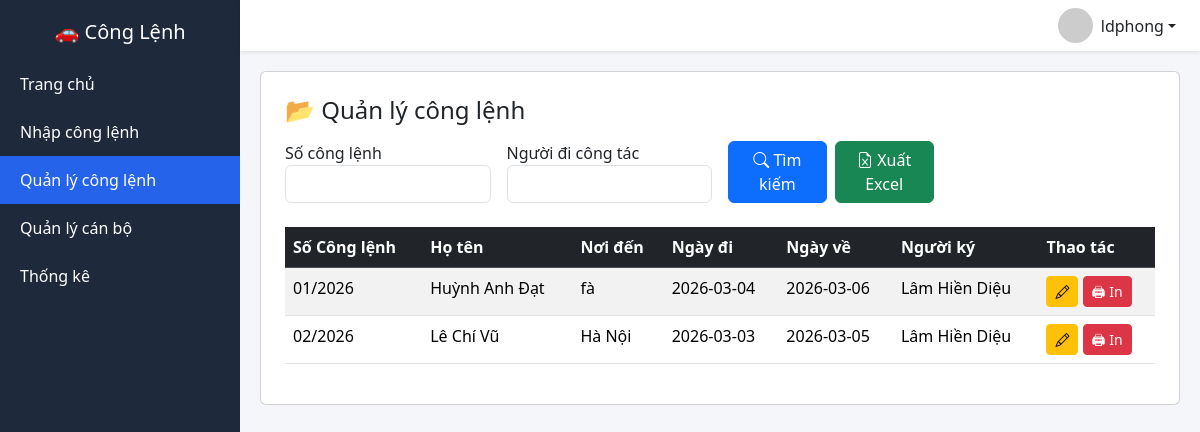
Page /danhsach (signed in) on the committed database.
### tables this page shows
CREATE TABLE conglenh(
       id INTEGER PRIMARY KEY AUTOINCREMENT,
       nam INTEGER,
       so_thu_tu INTEGER,
       so_cong_lenh TEXT UNIQUE,
       ho_ten TEXT,
       chuc_vu TEXT,
        noi_den TEXT,
       ngay_di TEXT,
       ngay_ve TEXT,
       ngay_ky TEXT,
       nguoi_ky TEXT,
      created_at TEXT,
      UNIQUE(nam, so_thu_tu)
   );

### app.py (the view)
@app.route("/danhsach")
def danhsach():
    if not login_required():
        return redirect("/login")
    if not check_role(["admin", "user"]):
        return "Không có quyền!"
    so = request.args.get("so", "").strip()
    ten = request.args.get("ten", "").strip()
    conn = sqlite3.connect(DB)
    conn.row_factory = sqlite3.Row
    c = conn.cursor()
    query = "SELECT * FROM conglenh WHERE 1=1"
    params = []
    if so:
        query += " AND LOWER(so_cong_lenh) LIKE LOWER(?)"
        params.append(f"%{so}%")
    if ten:
        query += " AND LOWER(ho_ten) LIKE LOWER(?)"
        params.append(f"%{ten}%")
    query += " ORDER BY id ASC"
    c.execute(query, params)
    data = c.fetchall()
    conn.close()
    return render_template("danhsach.html", data=data)

### app.py (called while the page is built)
def login_required():
    return "user" in session

def check_role(roles):
    return session.get("role") in roles

@app.before_request
def require_login():
    allowed_routes = [
        "login",
        "static",
        "api_nguoidicongtac",
        "api_nguoiky"
    ]
    if request.endpoint is None:
        return
    if request.endpoint not in allowed_routes and "user" not in session:
        return redirect("/login")

### templates/danhsach.html
{% extends "layout.html" %}
{% block content %}
<div class="card p-4 card-dashboard">
<h4 class="mb-3">📂 Quản lý công lệnh</h4>
<form method="get" class="row g-3 mb-4">
    <div class="col-md-3">
        <label>Số công lệnh</label>
        <input name="so"
               value="{{ request.args.get('so','') }}"
               class="form-control">
    </div>
    <div class="col-md-3">
        <label>Người đi công tác</label>
        <input name="ten"
               value="{{ request.args.get('ten','') }}"
               class="form-control">
    </div>
    <div class="col-md-3 d-flex align-items-end">
        <div class="d-flex gap-2 w-100">
            <button type="submit"
                    class="btn btn-primary w-50">
                <i class="bi bi-search"></i> Tìm kiếm
            </button>
            <a href="/export_excel?so={{request.args.get('so','')}}&ten={{request.args.get('ten','')}}"
               class="btn btn-success w-50">
                <i class="bi bi-file-earmark-excel"></i> Xuất Excel
            </a>
        </div>
    </div>
</form>
<table class="table table-striped table-hover">
<thead class="table-dark">
<tr>
<th>Số Công lệnh</th>
<th>Họ tên</th>
<th>Nơi đến</th>
<th>Ngày đi</th>
<th>Ngày về</th>
<th>Người ký</th>
<th>Thao tác</th>
</tr>
</thead>
<tbody>
{% for row in data %}
<tr>
<td>{{ row['so_cong_lenh'] }}</td>
<td>{{ row['ho_ten'] }}</td>
<td>{{ row['noi_den'] }}</td>
<td>{{ row['ngay_di'] }}</td>
<td>{{ row['ngay_ve'] }}</td>
<td>{{ row['nguoi_ky'] }}</td>
<td>
<a href="/sua/{{row['id']}}" class="btn btn-sm btn-warning">
<i class="bi bi-pencil"></i>
</a>
<a href="/in_word/{{ row['id'] }}"
       target="_blank"
       class="btn btn-sm btn-danger">
       🖨 In
    </a>
</td>
</tr>
{% endfor %}
</tbody>
</table>
</div>
{% endblock %}

### templates/layout.html (style rules this page uses)
body { background:#f4f6f9; margin:0; font-family:Segoe UI,Arial; }

### rows in the picture
conglenh: so_cong_lenh "01/2026", ho_ten "Huỳnh Anh Đạt", noi_den "fà", ngay_di "2026-03-04", ngay_ve "2026-03-06", nguoi_ky "Lâm Hiền Diệu"
conglenh: so_cong_lenh "02/2026", ho_ten "Lê Chí Vũ", noi_den "Hà Nội", ngay_di "2026-03-03", ngay_ve "2026-03-05", nguoi_ky "Lâm Hiền Diệu"

### other values in the picture
{{ session.get('user') }} "ldphong"
